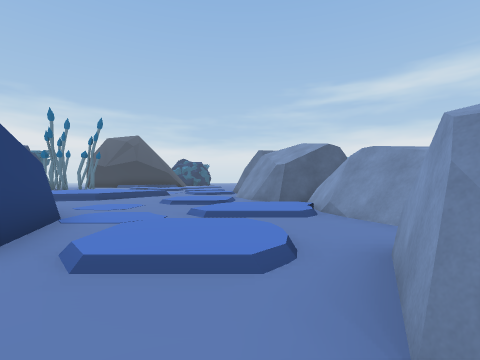
[1] (above)

21 first-person views from a walk through a scene from a Unity 3-D project. The camera is 1.3 m above the floor, looks level and sees 85° across. The floor is counted in squares, 2 m on a side. Each view is taken from the middle of a square. On the plan, view 1 faces up. The plan holds only what a view shows up to about 9 squares ahead; the rest is blank. The place goes on beyond the plan. Some surface patterns are stand-ins.

[2]
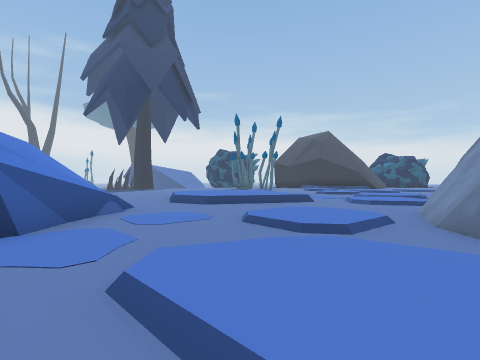

[3]
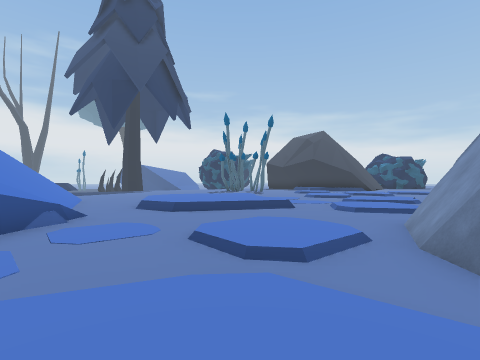

[4]
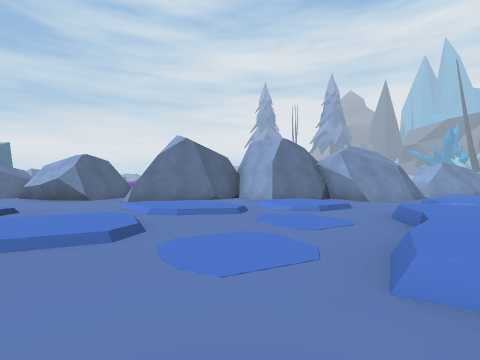

[5]
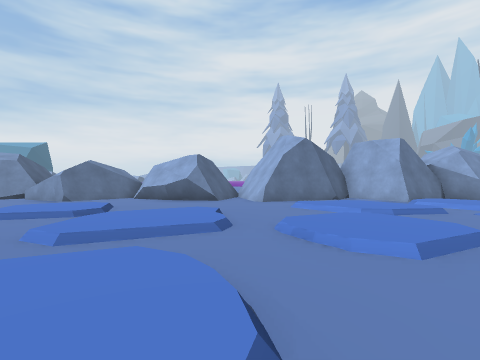

[6]
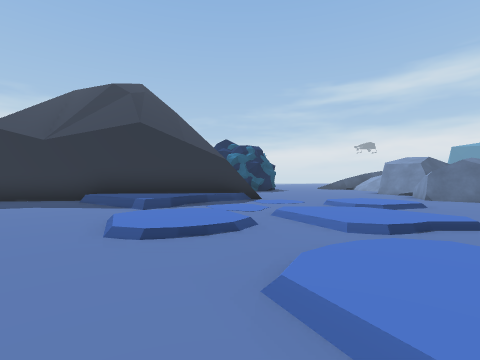

[7]
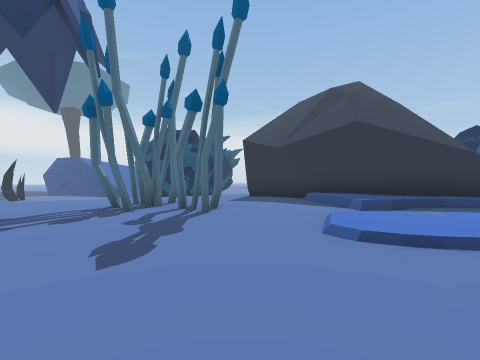

[8]
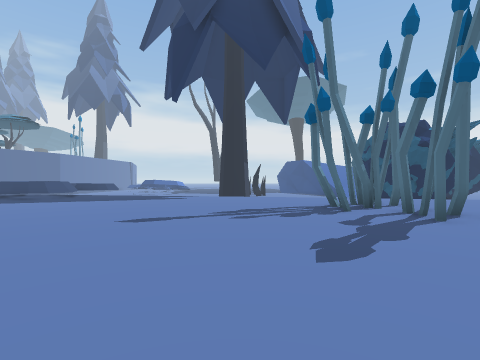

[9]
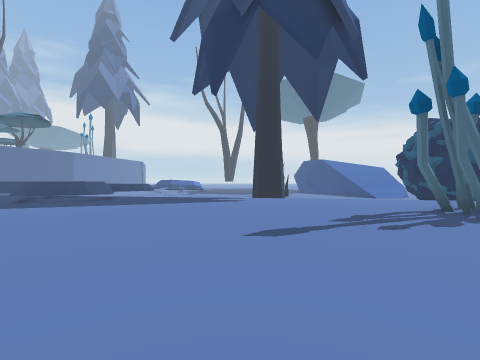

[10]
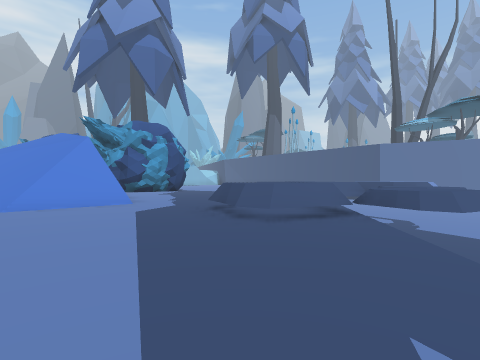

[11]
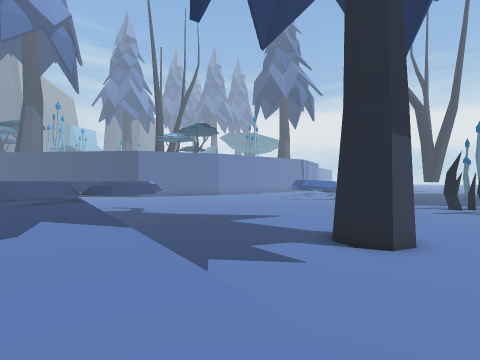

[12]
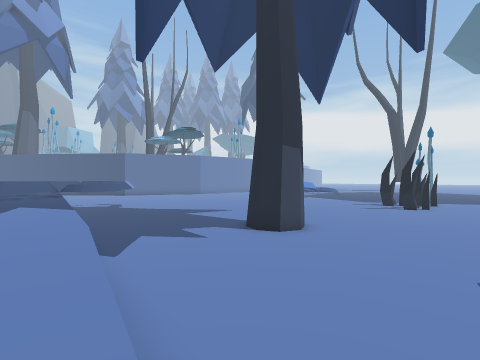

[13]
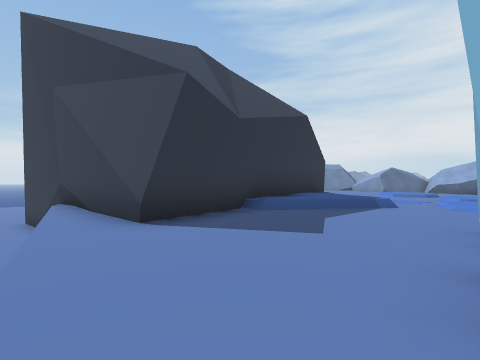

[14]
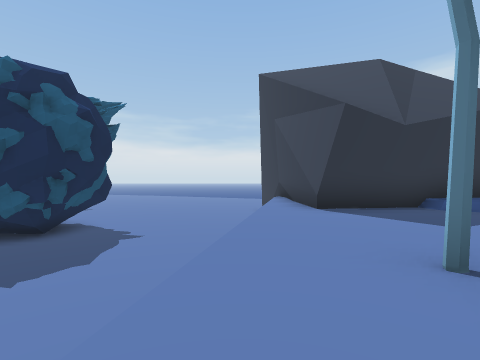

[15]
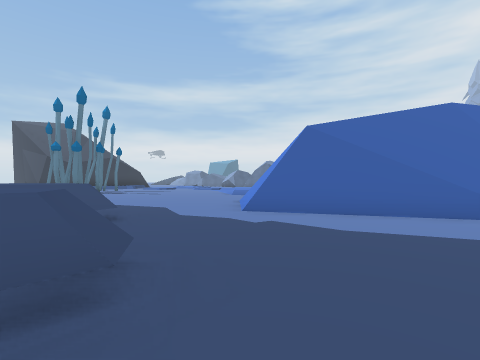

[16]
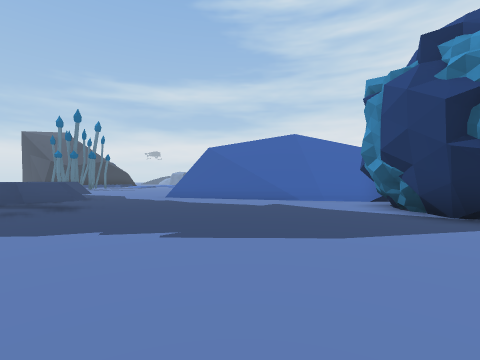

[17]
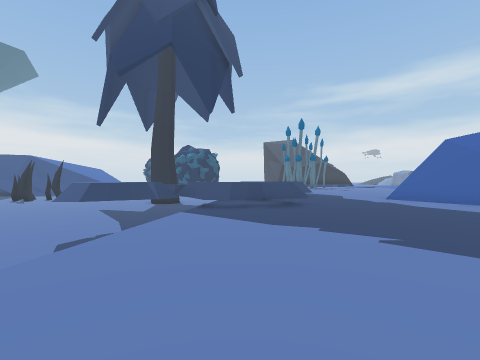

[18]
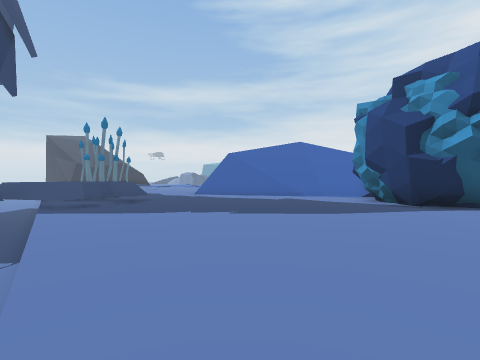

[19]
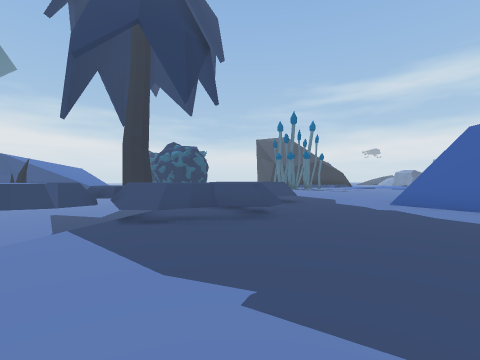

[20]
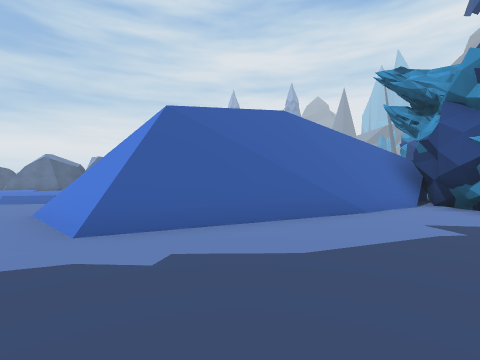

[21]
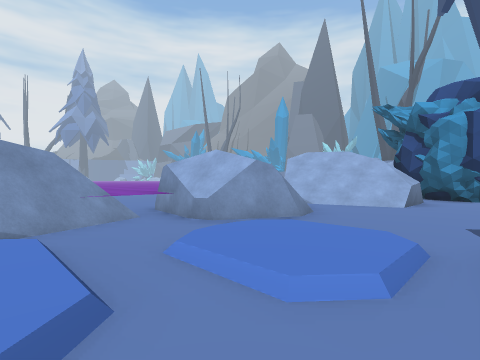

### Floor plan
Key: @ floor where view 1 was taken; # wall or solid block; . main floor; : floor 0.25 m higher than the main floor; + floor 0.5 m higher than the main floor; * floor 0.75 m higher than the main floor; / step, stairs or slope; = window, fence, low wall or low ledge; ^ raised ledge; v drop or lower ground.
Columns run from 22 left of view 1 to 5 right of it. Each row starts with its distance up from view 1.
 25   #vvvvvv#            .^
 24  ##vvvv .#   ####=.....#
 23  #vvvvvv.#####+//..//.##
 22   vvvvvv.....++...//:../
 21    vvvvv.....//..../:../
 20 vvvvvvv........//=//..//
 19 vvvvvvv..#.#...:/.:/../#
 18 vvvvvvv..###...//....../
 17 vvvvvvv...#......::...##
 16 vvvvvvv..........///://#
 15 #vvvvv..........././:/.#
 14 #vvvvv..................
 13 vvvvvv..............::##
 12 vvvvvv.........++...://#
 11 vvvvvv........ /+++....#
 10  vvvvv......../+++/...##
  9   v^^v=.......//+//.//##
  8 vvv^^=^^........//../:.###
  7 vv^^v^^^...=////.....:. =
  6 vv^^==#....#//////....::#
  5 v===^^=....#///////../::##
  4 v^^==^^....##//////#.//.=#
  3 v=^v=^......#v/    /.//..***
  2 vvvv........##v     .://#^**
  1    v.........#v/    ...##
  0    v.........##/    ..@#
 -1    v.......#####    ....
 -2    v.......#        ..///
 -3    v.......#        ..///
 -4    ........#        .. =v

Where each view was taken, in squares from view 1:
view 1: 0 up, 0 right, facing up
view 2: 4 up, 1 right, facing up-left
view 3: 5 up, 1 right, facing up-left
view 4: 14 up, 8 left, facing right
view 5: 18 up, 8 left, facing right
view 6: 15 up, 6 left, facing up
view 7: 15 up, 6 left, facing up-left
view 8: 15 up, 6 left, facing left
view 9: 13 up, 7 left, facing left
view 10: 13 up, 15 left, facing down
view 11: 17 up, 15 left, facing down-left
view 12: 20 up, 15 left, facing down-left
view 13: 19 up, 15 left, facing up-right
view 14: 17 up, 15 left, facing up
view 15: 2 up, 16 left, facing up-right
view 16: 3 down, 17 left, facing up-right
view 17: 3 down, 17 left, facing up
view 18: 4 down, 19 left, facing up-right
view 19: 1 down, 16 left, facing up
view 20: 4 up, 15 left, facing right
view 21: 5 up, 2 left, facing down-right
